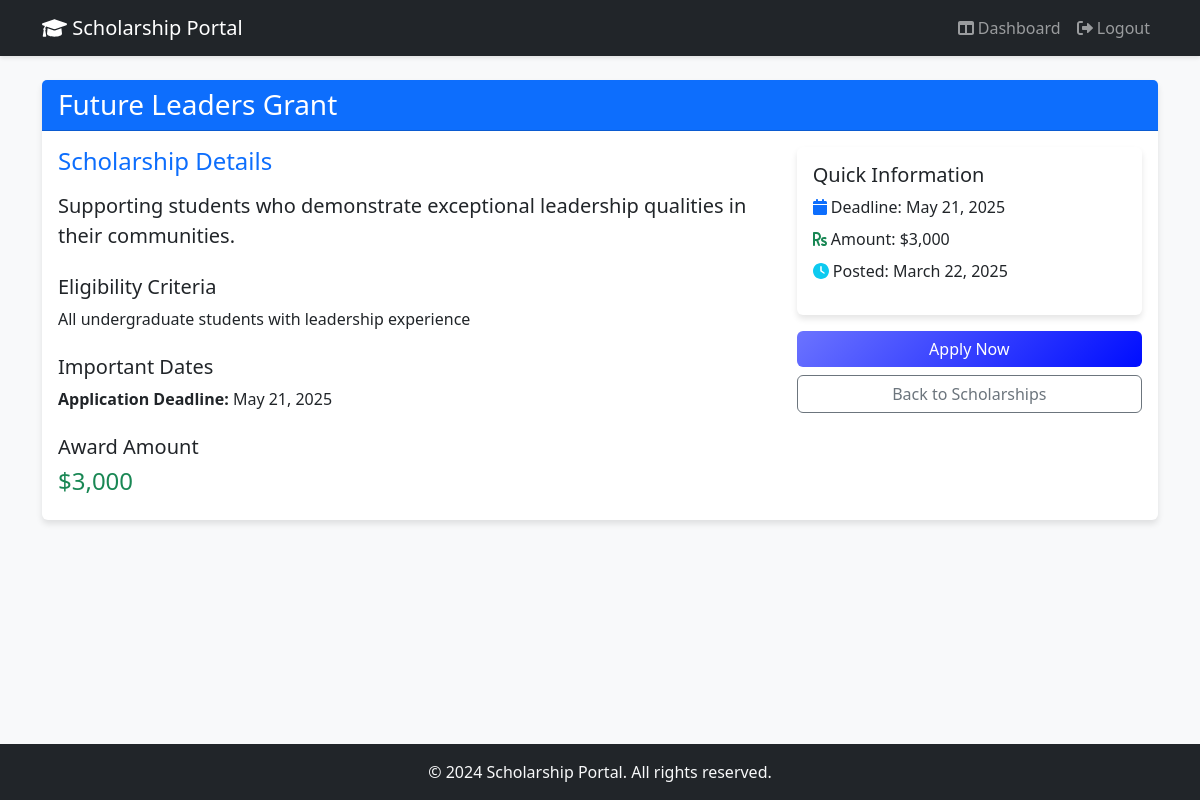
Page /scholarship/2 (signed in) on the committed database.
### models.py (models this page shows)
class Scholarship(db.Model):
    id = db.Column(db.Integer, primary_key=True)
    title = db.Column(db.String(100), nullable=False)
    description = db.Column(db.Text, nullable=False)
    deadline = db.Column(db.DateTime, nullable=False)
    amount = db.Column(db.String(50), nullable=False)
    eligibility = db.Column(db.String(200), nullable=False)
    created_at = db.Column(db.DateTime, default=datetime.utcnow)

### routes.py (the view)
@routes.route('/scholarship/<int:scholarship_id>')
@login_required
def scholarship_details(scholarship_id):
    scholarship = Scholarship.query.get_or_404(scholarship_id)
    return render_template('scholarship_details.html', scholarship=scholarship)

### app.py (called while the page is built)
@login_manager.user_loader
def load_user(user_id):
    return User.query.get(int(user_id))

### templates/scholarship_details.html
{% extends "base.html" %}
{% block content %}
<div class="container py-4">
    <div class="card">
        <div class="card-header bg-primary text-white">
            <h3 class="mb-0">{{ scholarship.title }}</h3>
        </div>
        <div class="card-body">
            <div class="row">
                <div class="col-md-8">
                    <h4 class="text-primary mb-3">Scholarship Details</h4>
                    <p class="lead">{{ scholarship.description }}</p>
                    <h5 class="mt-4">Eligibility Criteria</h5>
                    <p>{{ scholarship.eligibility }}</p>
                    <h5 class="mt-4">Important Dates</h5>
                    <ul class="list-unstyled">
                        <li><strong>Application Deadline:</strong> {{ scholarship.deadline.strftime('%B %d, %Y') }}</li>
                    </ul>
                    <h5 class="mt-4">Award Amount</h5>
                    <p class="h4 text-success">{{ scholarship.amount }}</p>
                </div>
                <div class="col-md-4">
                    <div class="card mb-3">
                        <div class="card-body">
                            <h5 class="card-title">Quick Information</h5>
                            <ul class="list-unstyled">
                                <li class="mb-2"><i class="fas fa-calendar text-primary"></i> Deadline: {{ scholarship.deadline.strftime('%B %d, %Y') }}</li>
                                <li class="mb-2"><i class="fas fa-rupee-sign text-success"></i> Amount: {{ scholarship.amount }}</li>
                                <li><i class="fas fa-clock text-info"></i> Posted: {{ scholarship.created_at.strftime('%B %d, %Y') }}</li>
                            </ul>
                        </div>
                    </div>
                    <div class="d-grid gap-2">
                        <a href="#" class="btn btn-primary">Apply Now</a>
                        <a href="{{ url_for('routes.dashboard') }}" class="btn btn-outline-secondary">Back to Scholarships</a>
                    </div>
                </div>
            </div>
        </div>
    </div>
</div>
{% endblock %}

### static/css/custom.css (style rules this page uses)
:root { --primary-gradient: linear-gradient(135deg, #6B73FF 0%, #000DFF 100%); --secondary-gradient: linear-gradient(135deg, #0061ff 0%, #60efff 100%); }
body { background-color: #f8f9fa; }
.card { border: none; box-shadow: 0 4px 6px rgba(0,0,0,0.1); transition: transform 0.2s ease; }
.btn-primary { background: var(--primary-gradient); border: none; transition: all 0.3s ease; }

### rows in the picture
Scholarship: title "Future Leaders Grant", description "Supporting students who demonstrate exceptional leadership qualities in their communities.", eligibility "All undergraduate students with leadership experience", deadline "May 21, 2025", amount "$3,000", created_at "March 22, 2025"
